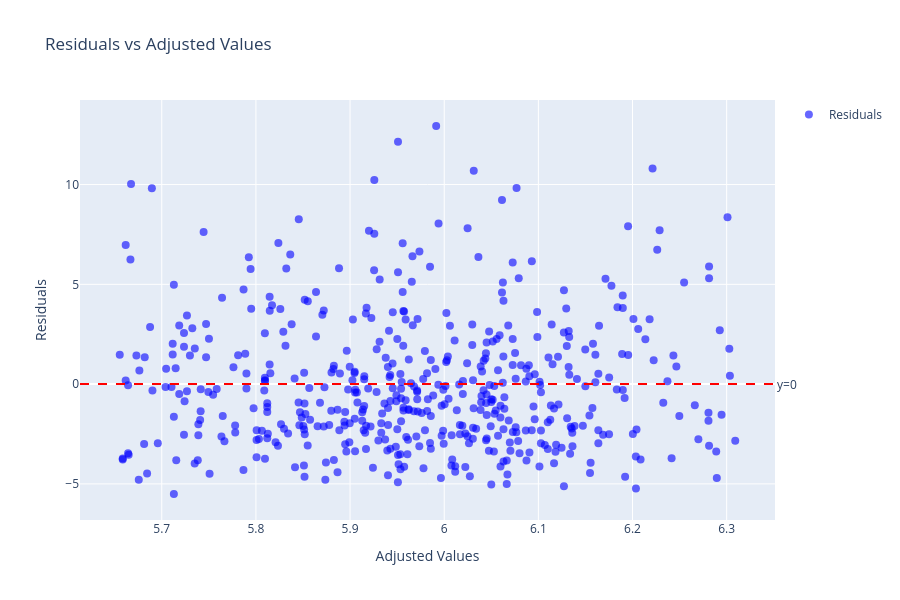

The notebook cell this image was saved under:
### Markdown cell above
### 7.1 Residuals vs Fitted Values

**What it shows:** The residuals (observed minus predicted values) plotted against the fitted (predicted) values.

**What to look for:**
- **Ideal:** Points scattered randomly around the horizontal line at zero, with no discernible pattern
- **Funnel shape (heteroscedasticity):** Residuals spread out as fitted values increase — this violates the assumption of constant variance and suggests a transformation or a different GLM family may be needed
- **Curved pattern (non-linearity):** A U-shape or arch suggests the relationship between predictor and outcome is not linear — consider adding polynomial terms or transforming a predictor

**In epidemiological practice:** A funnel shape is very common with outcomes like length of stay or biomarker levels, which are right-skewed and have variance that increases with the mean. This is a strong signal to consider the Gamma or Inverse Gaussian family (see Section 9).

### Code cell
model.summary(plots=["residuals_vs_fitted"])

### Figure 1 — Plotly figure (JSON) as saved in the notebook; plotly's stock layout.template omitted (floating-point values rounded to 4 significant figures; data arrays with more than 128 entries replaced by an {"elided": "..."} marker saying what was removed)
{"data": [{"hovertemplate": "Fitted: %{x}<br>Residual: %{y}<extra></extra>", "marker": {"color": "blue", "opacity": 0.6, "size": 8}, "mode": "markers", "name": "Residuals", "type": "scatter", "x": {"elided": "500 float values"}, "y": {"elided": "500 float values"}}], "layout": {"annotations": [{"showarrow": false, "text": "y=0", "x": 1, "xanchor": "left", "xref": "x domain", "y": 0, "yanchor": "middle", "yref": "y"}], "height": 600, "hovermode": "closest", "shapes": [{"line": {"color": "red", "dash": "dash", "width": 2}, "type": "line", "x0": 0, "x1": 1, "xref": "x domain", "y0": 0, "y1": 0, "yref": "y"}], "showlegend": true, "title": {"text": "Residuals vs Adjusted Values"}, "width": 900, "xaxis": {"title": {"text": "Adjusted Values"}}, "yaxis": {"title": {"text": "Residuals"}}}}
